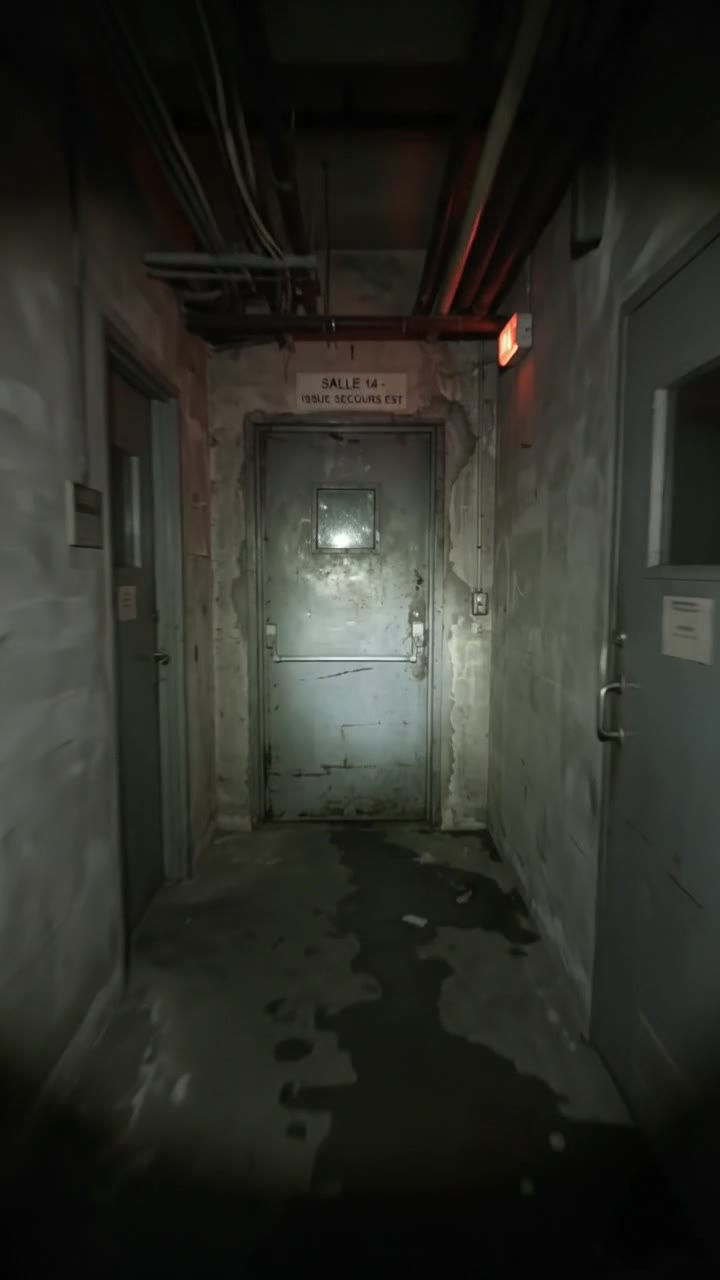
#> input picture medias/cam_s14.jpg, 720 x 1280 px, found by its file name
$ python sang.py ../medias/cam_s14.jpg
#> lines starting #> are read from the running program, lines starting #| are printed output that depends on the picture
# Images « sang » générées à partir des images du jeu
import sys, random, math
from PIL import Image, ImageDraw, ImageFilter, ImageChops, ImageEnhance
M = sys.argv[1]; random.seed(4)

def blood_layer(size, draw_fn, blur=3):
    mask = Image.new('L', size, 0); d = ImageDraw.Draw(mask); draw_fn(d)
    mask = mask.filter(ImageFilter.GaussianBlur(blur)).point(lambda v: 255 if v > 110 else int(v*1.6))
    return mask.filter(ImageFilter.GaussianBlur(1.2))

def apply(im, mask, color=(78, 4, 6), shine=True):
    # texture irrégulière : le sang n'est pas uniforme
    tex = Image.effect_noise(im.size, 60).filter(ImageFilter.GaussianBlur(2)).point(lambda v: 120 + v//2)
    mask = ImageChops.multiply(mask, tex.point(lambda v: min(255, v + 60)))
    lum = im.convert('L').point(lambda v: 40 + v*0.55)
    dark = Image.merge('RGB', (lum.point(lambda v: int(v*.62)), lum.point(lambda v: int(v*.06)), lum.point(lambda v: int(v*.07))))
    out = Image.composite(dark, im, mask.point(lambda v: int(v*.92)))
    if shine:  # petits reflets humides
        hl = mask.filter(ImageFilter.FIND_EDGES).point(lambda v: int(v*.25))
        out = Image.composite(Image.new('RGB', im.size, (190, 120, 120)), out, hl)
    return out

def hand(d, cx, cy, s, ang):
    pts = []
    def rot(x, y): c, si = math.cos(ang), math.sin(ang); return (cx + (x*c - y*si)*s, cy + (x*si + y*c)*s)
    for k in range(6):   # traînée vers le bas
        off = k*9
        poly = [rot(-36, -10+off), rot(36, -10+off), rot(40, 50+off), rot(-34, 55+off)]
        d.polygon(poly, fill=255)
        for fx, fl in [(-30, 55), (-12, 72), (6, 76), (24, 66)]:
            x0, y0 = rot(fx, -10+off); x1, y1 = rot(fx, -10-fl+off)
            d.line([(x0, y0), (x1, y1)], fill=255, width=int(13*s))
        x0, y0 = rot(38, 25+off); x1, y1 = rot(70, -5+off); d.line([(x0, y0), (x1, y1)], fill=255, width=int(14*s))

def drips(d, x0, x1, y0, n, maxlen):
    for _ in range(n):
        x = random.uniform(x0, x1); w = random.uniform(2, 7); L = random.uniform(maxlen*.3, maxlen)
        d.line([(x, y0), (x + random.uniform(-3, 3), y0 + L)], fill=255, width=int(w))
        d.ellipse([x-w, y0+L-w, x+w, y0+L+w*1.4], fill=255)

# 16 — porte de la salle 14 : main ensanglantée qui glisse + coulures
im = Image.open(f'{M}/cam_s14.jpg').convert('RGB')
#> im is the input picture: PIL image 720x1280 RGB; mean R, G, B 44.1, 44.9, 38.7
#> in blood_layer, `mask = Image.new('L', size, 0)`: mask: PIL image 720x1280 L; every value is 0
def porte(d):
    hand(d, 352, 600, 0.62, -0.18)
    drips(d, 320, 390, 610, 9, 180)
    for _ in range(40):
        x, y = random.gauss(360, 45), random.gauss(560, 70); r = random.uniform(1.5, 4.5); d.ellipse([x-r, y-r, x+r, y+r], fill=255)
mask = blood_layer(im.size, porte, 2.5)
out = apply(im, mask)
ImageEnhance.Brightness(out).enhance(.9).save(f'{M}/16_sang_porte.jpg', quality=86)

# 17 — couloir : traînée de sang au sol jusqu'au fond (pour les mauvaises fins)
im = Image.open(f'{M}/01_couloir.jpg').convert('RGB')
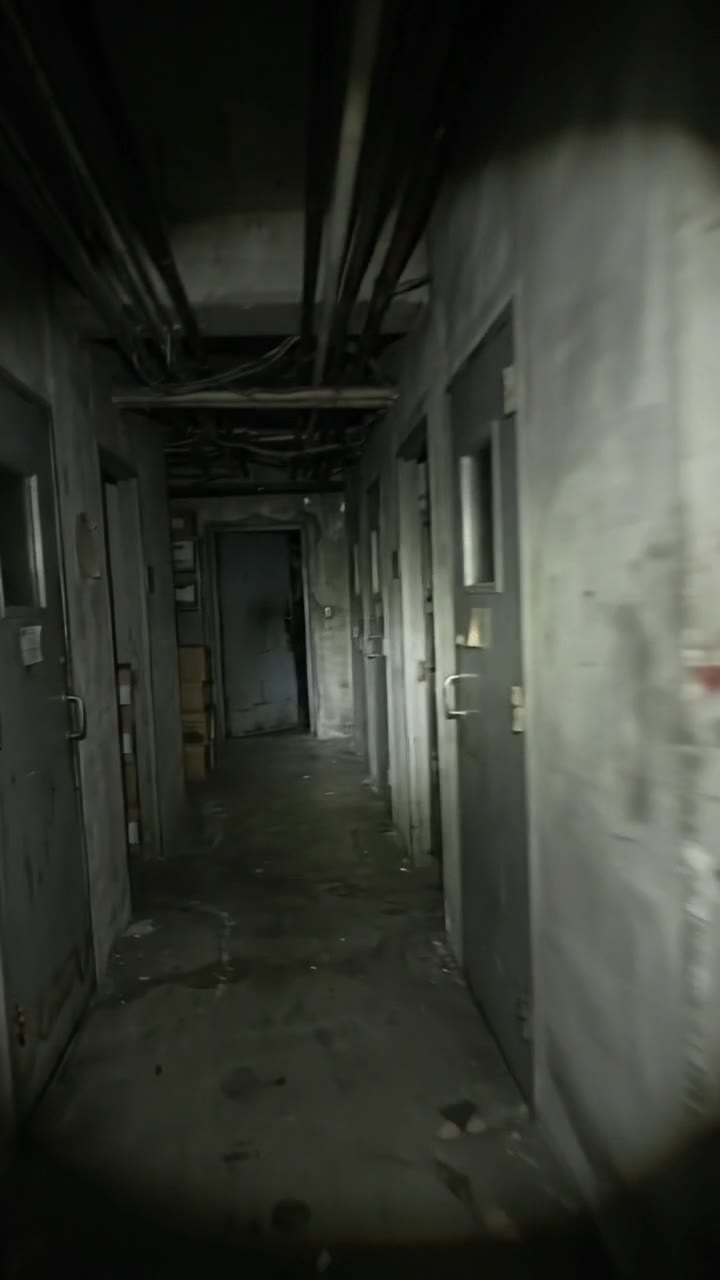
#> input picture medias/01_couloir.jpg, 720 x 1280 px, found by its file name
#> im is the input picture: PIL image 720x1280 RGB; mean R, G, B 53.9, 56.3, 49.1
W, H = im.size
#> W = 720; H = 1280
def trainee(d):
    for i in range(140):
        t = i/140; y = H*0.98 - t*(H*0.98 - H*0.60); x = W*0.47 + math.sin(t*5)*30*(1-t)
        if random.random() < .18: continue
        w = (1-t)*55 + 5 + random.uniform(-10, 10)*(1-t)
        w = max(w, 4); jx = random.uniform(-9, 9); d.ellipse([x-w/2 + jx, y-4, x+w/2 + jx, y+4], fill=255)
    for _ in range(70):
        t = random.random(); y = H*0.98 - t*(H*0.98 - H*0.60); x = W*0.47 + random.gauss(0, (1-t)*70+6); r = random.uniform(2, 9)*(1-t*.6)
        d.ellipse([x-r, y-r*.6, x+r, y+r*.6], fill=255)
mask = blood_layer(im.size, trainee, 3)
out = apply(im, mask, (60, 2, 4))
#> call 2 of apply, with color = (60, 2, 4), shine = True
#> in apply (call 2), `dark = Image.merge('RGB', (lum.point(lambda v: int(v*.62)), lum.point(..`:
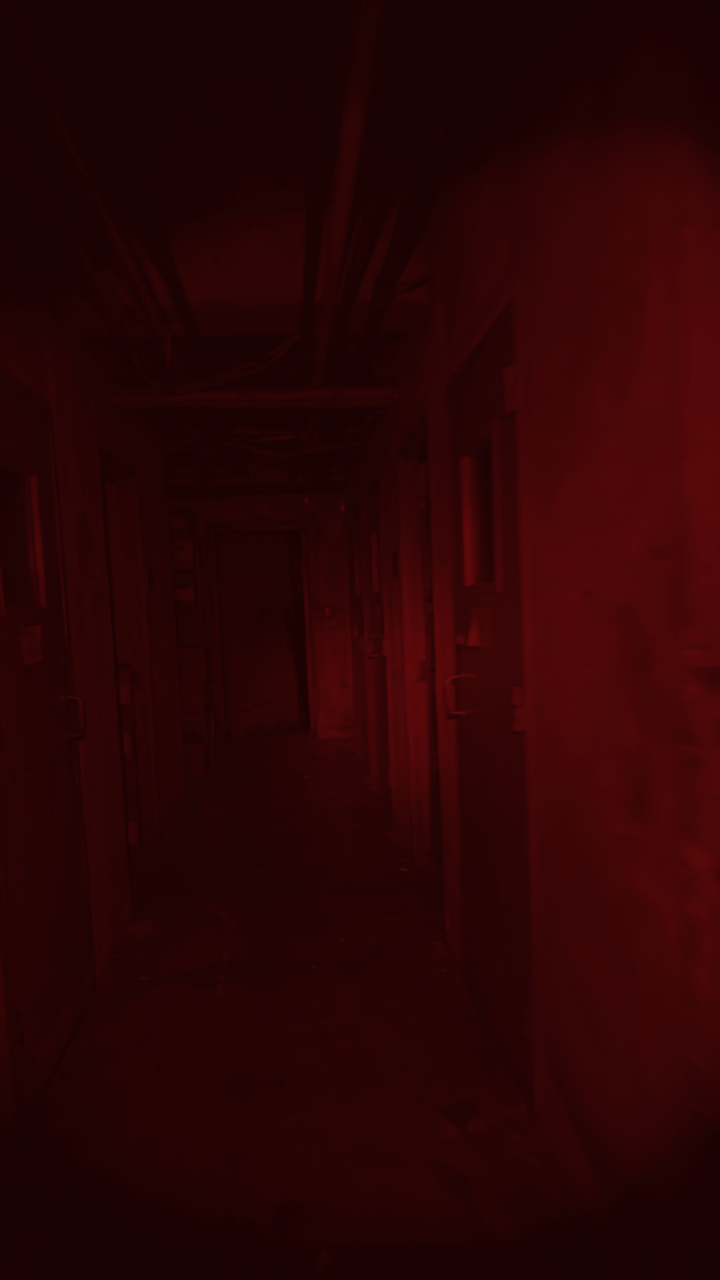
#> dark: PIL image 720x1280 RGB; mean R, G, B 43, 3.7, 4.5
#> in apply (call 2), `hl = mask.filter(ImageFilter.FIND_EDGES).point(lambda v: int(v*.25))`:
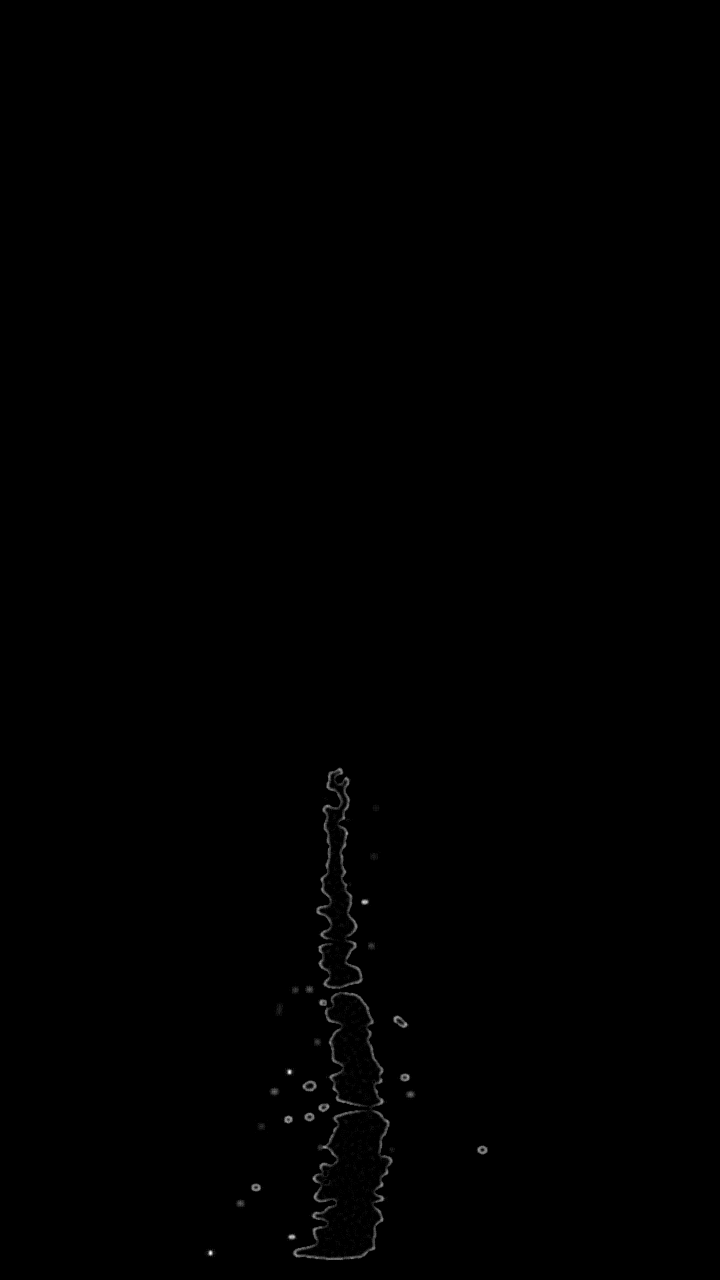
#> hl: PIL image 720x1280 L; min 0, max 37, mean 0.1; drawn with min black and max white
ImageEnhance.Brightness(out).enhance(.8).save(f'{M}/17_trainee.jpg', quality=86)
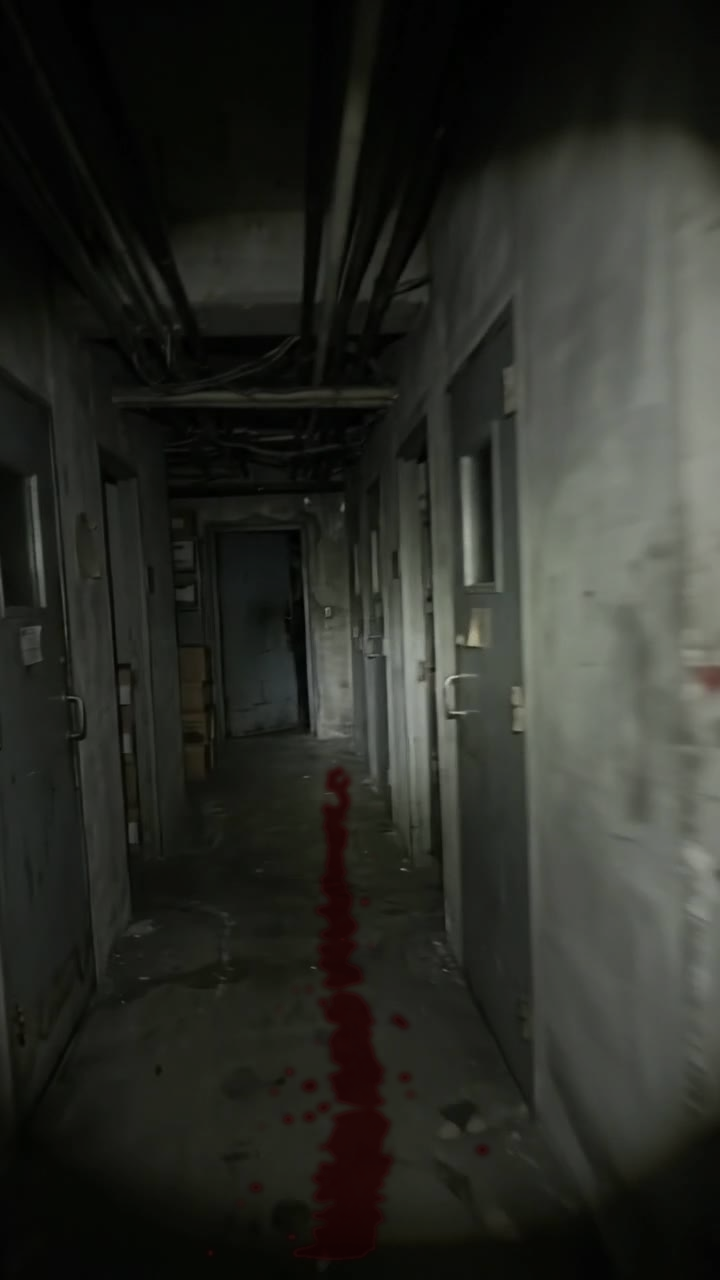
#> saved as 17_trainee.jpg: PIL image 720x1280 RGB; mean R, G, B 42.7, 44, 38.4
